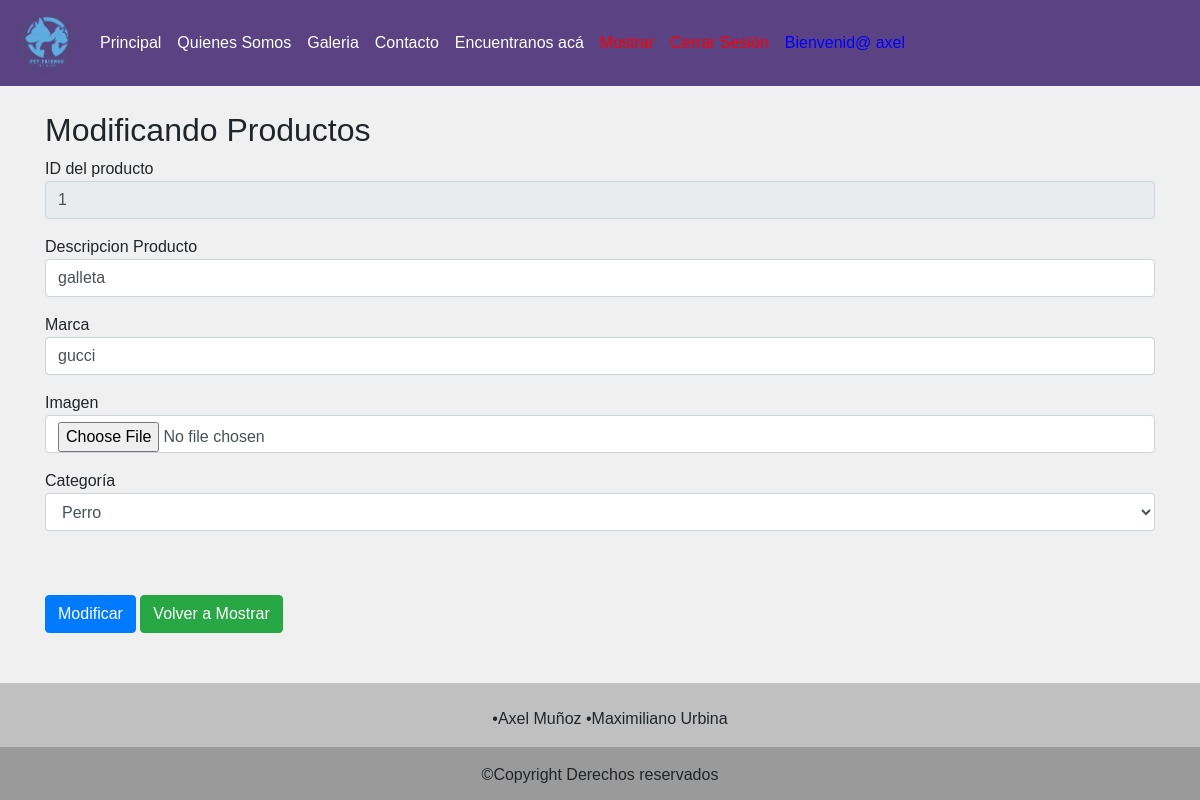
Page /form_mod_producto/1 (signed in) on the earlier database version.
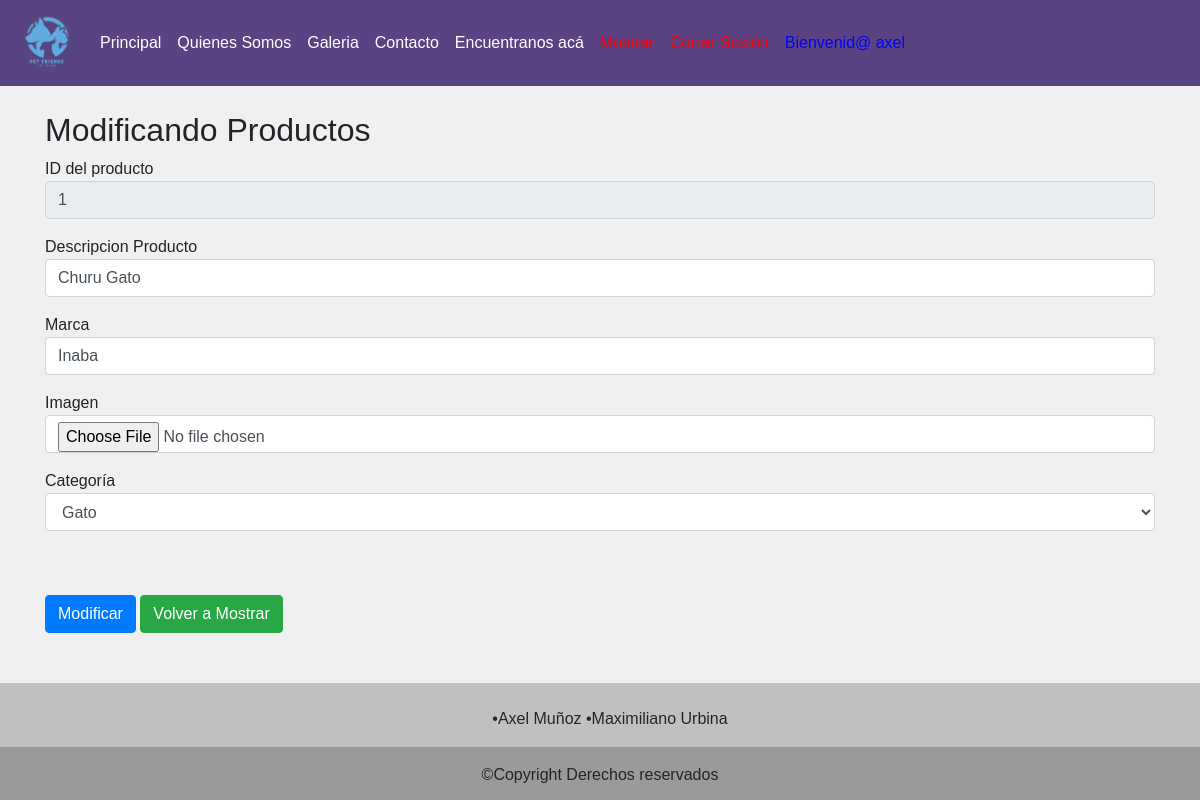
Same page on the later database version.
### core/models.py (models this page shows, shortened)
class Productos_Animal (models.Model):
    id_producto = models.CharField(primary_key=True, max_length=6, verbose_name='id_producto')
    descripcionP= models.CharField(max_length=60, verbose_name='Descripcion')
    marca= models.CharField(max_length=20, verbose_name='Marca')
    imagen =models.ImageField(upload_to="productos",null=True)
    categoria = models.ForeignKey(CategoriaAnimal, on_delete=models.CASCADE, verbose_name='Categoria Animal')

### core/views.py (the view, shortened to what this page needs)
def form_mod_producto(request, id):
    producto = Productos_Animal.objects.get(id_producto=id)
    datos = {
        'form': ProductoForm2(instance=producto)
    }
    return render (request, 'form_mod_producto.html', datos )

### core/models.py (called while the page is built)
    def __str__(self):
        return self.nombreCategoriaA

### core/templates/form_mod_producto.html (shortened to what this page needs)
<!DOCTYPE html>
<html lang="en">
<head>
    <link rel="stylesheet" href="https://cdn.jsdelivr.net/npm/bootstrap@4.6.1/dist/css/bootstrap.min.css">
    {% load static %}
    <link rel="stylesheet" href="{% static 'css/style.css' %}">
    <link rel="stylesheet" href="{% static 'css/styleC.css' %}">
</head>
<body>
  <nav id="nav" class="navbar navbar-expand-sm navbar-light ">
    <div class="navbar-brand">
      <img class="rounded-circle" src="{% static 'img/logo.png' %}" width="60" height="60" alt="">
    </div>
    <div class="collapse navbar-collapse" id="opciones">
      <ul class="navbar-nav">
        <li class="nav-item">
          <a id="navL" class="nav-link" href="{% url 'index' %}">Principal</a>
        </li>
        <li class="nav-item">
          <a class="nav-link" id="navL"  href="{% url 'somos' %}">Quienes Somos</a>
        </li>
        <li class="nav-item">
          <a class="nav-link" id="navL"  href="{% url 'galeria'%}">Galeria</a>
         <li class="nav-item">
            <a class="nav-link" id="navL"  href="{% url 'contacto' %}">Contacto</a>
        </li>
        <li class="nav-item">
          <a class="nav-link" id="navL"  href="{% url 'mapa' %}">Encuentranos acá</a>
        </li>
        <li class="nav-item">
          {% if user.is_authenticated %}
            <a href="{% url 'mostrar' %}" class="nav-link"  style="color: red;">Mostrar </a>
          </li>
            <li class="nav-item">
            <a href="{% url 'logout' %}"  class="nav-link"  style="color: red; ">Cerrar Sesión</a>
          </li>
          <li class="nav-item">
            <a href="#" class="nav-link" style="color:blue;" >Bienvenid@ {{user.username}}</a>
          </li>
          {% endif %}
        </li>
      </ul>
    </div>
  </nav>
    <div class="container">
        <h2>Modificando Productos</h2>
        {% if user.is_authenticated %}
        <form method="POST" action="#" enctype="multipart/form-data" id="formularioo">
            <div class="form-group"  >
              {{ form.id_producto.label }}
              {{ form.id_producto}}
            </div>
            <div class="form-group">
              {{ form.descripcionP.label }}
              {{ form.descripcionP }}
            </div>
            <div class="form-group">
              {{ form.marca.label }}
              {{ form.marca}}
            </div>
            <div class="form-group">
                {{ form.imagen.label }}
                {{ form.imagen}}
            </div>
            <div class="form-group">
                {{ form.categoria.label }}
                {{ form.categoria}}
            </div>
            <br><br>
            <input type="submit" class="btn btn-primary" value="Modificar">
            <a href="{% url 'mostrar' %}" class="btn btn-success">Volver a Mostrar</a>
            {% else %}
            <h1>NO TIENES PERMISO PARA VER ESTO</h1>
            {% endif %}
        </form>
    </div>
  <footer class="text-center">
    <div class="container-fluid">
      <div class="justify-content-center  ">
      <p id="nombre" class="me-5" ><br>•Axel Muñoz •Maximiliano Urbina<p>
        </div>
    </div>
      <div class="text-center p-3" id="copy">©Copyright Derechos reservados</div>
    </footer>
</body>
</html>

Differences in the rows shown:
changed Productos_Animal id 1: descripcionP "galleta" → "Churu Gato"; marca "gucci" → "Inaba"; categoria "Perro" → "Gato"
